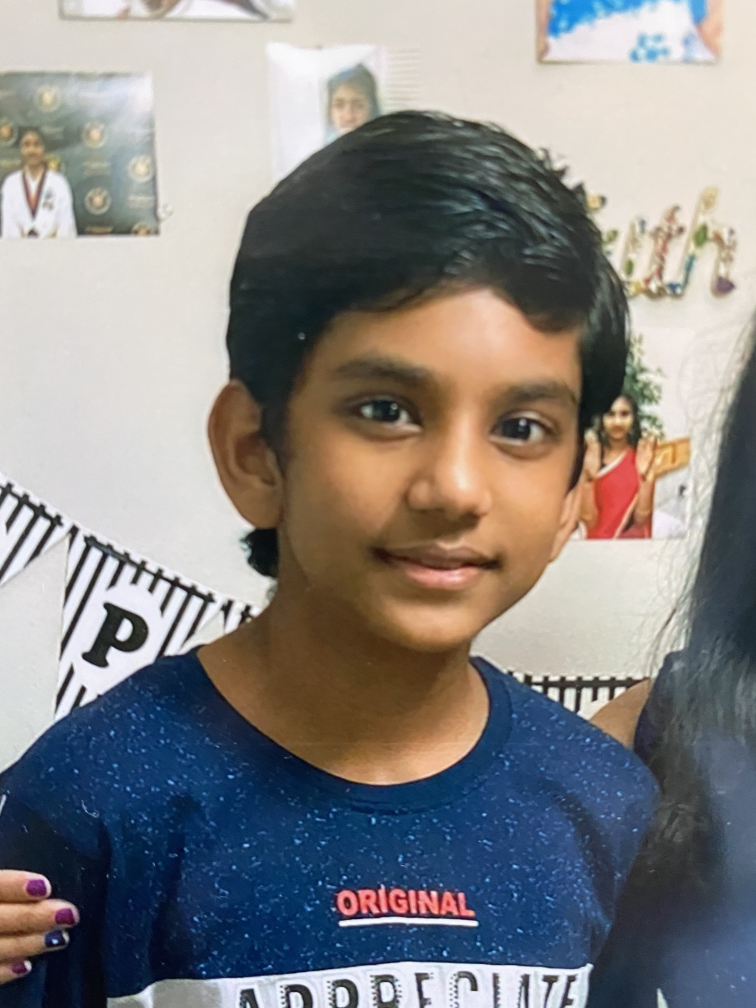
#> input picture python/Face Recognition/img/known/Me.jpg, 3024 x 4032 px (shown at 1/4 size)
$ python 'Cutting and cropping.py'
#> lines starting #> are read from the running program, lines starting #| are printed output that depends on the picture
import cv2

img = cv2.imread('./img/known/Me.jpg')
#> img is the input picture: shape (4032, 3024, 3); mean B, G, R 131.3, 131.8, 133.9
print(img.shape)
#| (4032, 3024, 3)

imgCropped = img[350:3000, 850:2600]
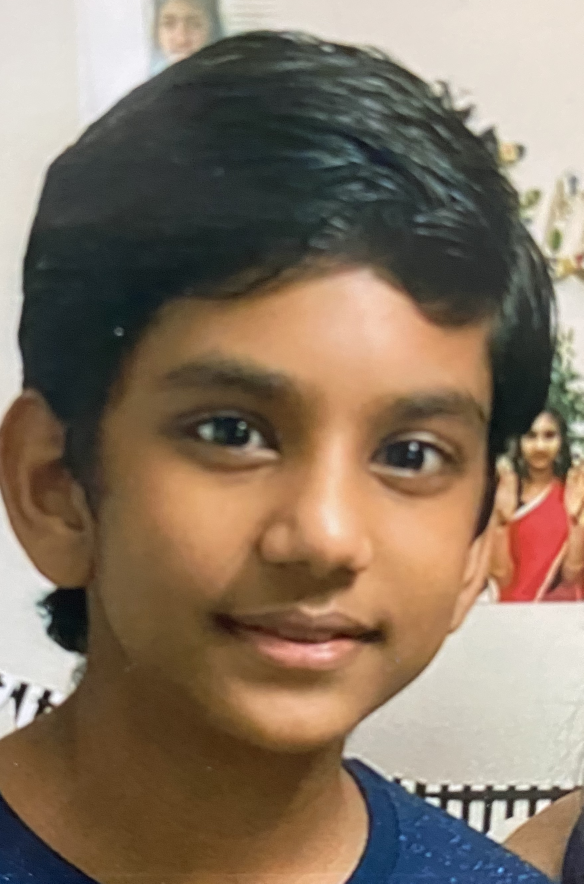
#> imgCropped: shape (2650, 1750, 3) (shown at 1/3 size); mean B, G, R 98, 116, 133.5
print(imgCropped.shape)
#| (2650, 1750, 3)

imgResize = cv2.resize(imgCropped, (200, 300))
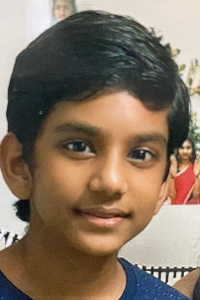
#> imgResize: shape (300, 200, 3); mean B, G, R 97.9, 115.9, 133.4
print(imgResize.shape)
#| (300, 200, 3)

cv2.imshow("Image", img)
cv2.imshow("Image Resize", imgResize)
cv2.imshow("Image Cropped", imgCropped)

cv2.waitKey(0)

$ run again, with python/Face Recognition/img/known/Mommy.JPG copied over python/Face Recognition/img/known/Me.jpg
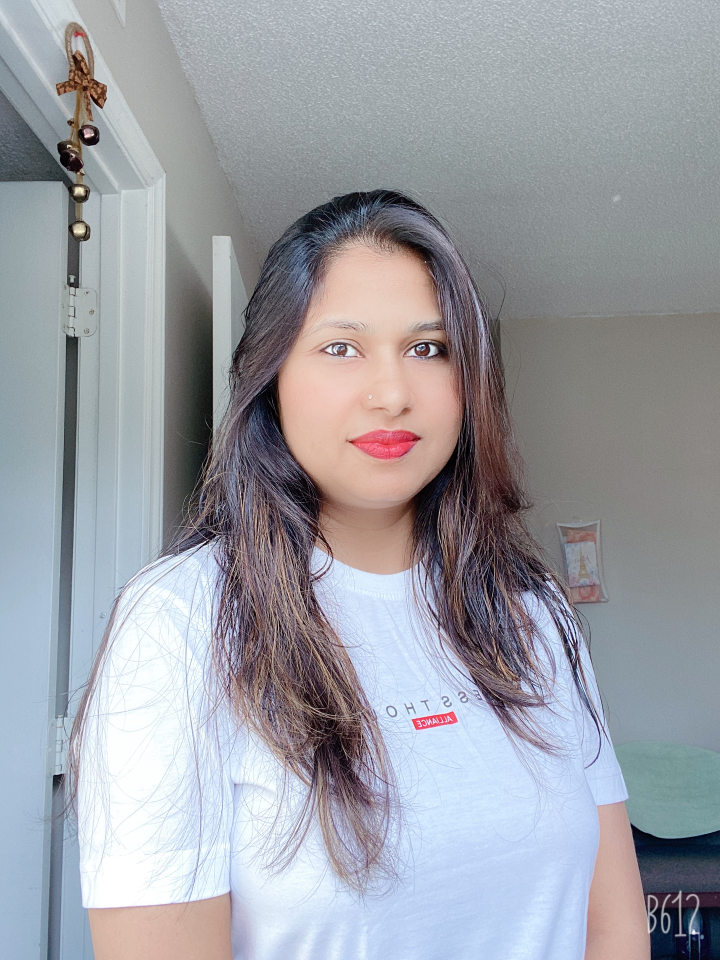
#> input picture python/Face Recognition/img/known/Mommy.JPG, 2160 x 2880 px (shown at 1/3 size)
#> img is the input picture: shape (2880, 2160, 3); mean B, G, R 165.3, 158.6, 156.5
#| (2880, 2160, 3)
#> `imgCropped = img[350:3000, 850:2600]`:
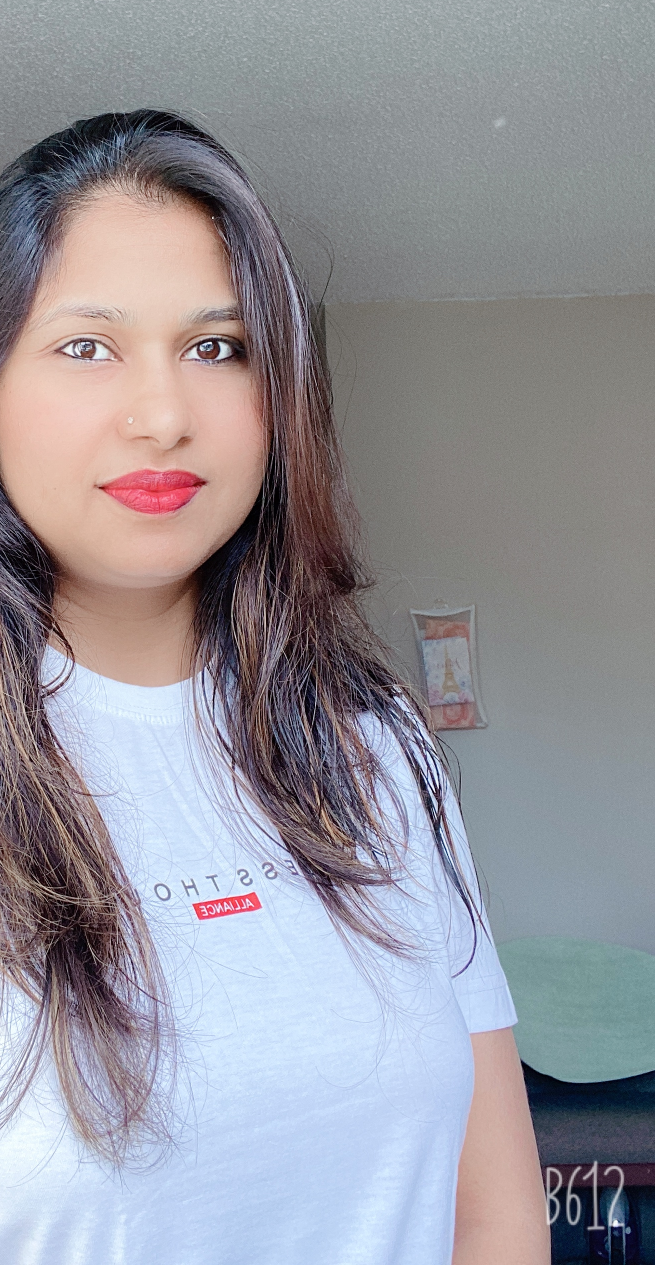
#> imgCropped: shape (2530, 1310, 3) (shown at 1/2 size); mean B, G, R 155.3, 147.9, 149.3
#| (2530, 1310, 3)
#> `imgResize = cv2.resize(imgCropped, (200, 300))`:
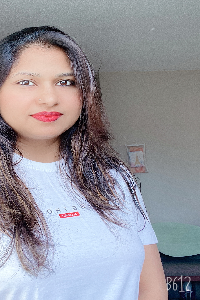
#> imgResize: shape (300, 200, 3); mean B, G, R 155.1, 147.7, 149.1
#| (300, 200, 3)
